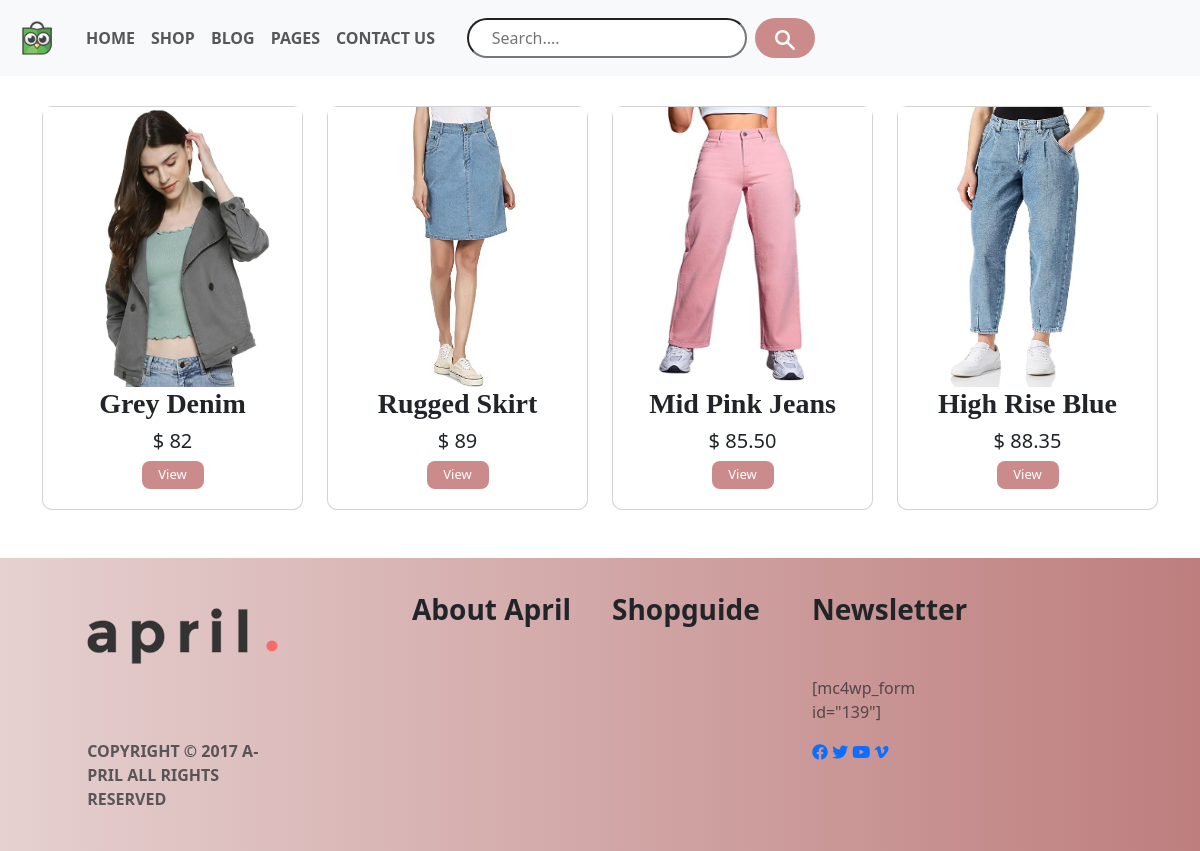
The app's page /subcat/JEANS with its own data.
### app/models.py (models this page shows)
class SubModel(models.Model):
    category=models.TextField(null=True)
    imgg=models.ImageField(upload_to="images",blank=True,null=True)
    prodname=models.TextField()
    prodprice=models.TextField()
    imgone=models.ImageField(upload_to="images",blank=True,null=True)
    imgtwo=models.ImageField(upload_to="images",blank=True,null=True)
    desc=models.TextField(null=True)

### app/views.py (the view)
# urls.py: path('subcat/<str:category>',views.subcat,name='subcat'),
def subcat(request,category):
    subdata=SubModel.objects.filter(category=category)
    print("hi")
    return render(request,"subcat.html",{"subdata":subdata})

### app/templates/subcat.html (shortened to what this page needs)
<!DOCTYPE html>
{% load static %}
<html lang="en">
<head>
    <link href="https://cdn.jsdelivr.net/npm/bootstrap@5.3.3/dist/css/bootstrap.min.css" rel="stylesheet">
    <link rel="stylesheet" href="https://cdnjs.cloudflare.com/ajax/libs/font-awesome/6.0.0-beta3/css/all.min.css">
</head>
<body>
    <nav class="navbar navbar-expand-sm bg-light fixed-top ">
        <div class="container-fluid">
            <a class="navbar-brand" href="#">
                <img src="{% static 'images/shoppy.png' %}" alt="Logo" style="width:50px; height: 50px;" >
              </a>
          <ul class="navbar-nav">
            <li class="nav-item">
              <a class="nav-link" href="{% url 'homee' %}"><b>HOME</b></a>
            </li>
            <li class="nav-item">
              <a class="nav-link" href="{% url 'display' %}"><b>SHOP</b></a>
            </li>
            <li class="nav-item">
              <a class="nav-link" href="#"><b>BLOG</b></a>
            </li>
            <li class="nav-item">
                <a class="nav-link" href="#"><b>PAGES</b></a>
              </li>
            <li class="nav-item">
                <a class="nav-link" href="#"><b>CONTACT&nbsp;US</b></a>
              </li>
          </ul>
        </div>
          <div class="container" >
            <input  class=" me-2" type="text" placeholder="     Search...." style="border-radius: 20px; height: 40px; width: 280px;" >
            <button class="btn " type="button" style="margin-right: 400px; height: 40px; border-radius: 20px; width: 60px; background-color: rgb(204, 139, 139); "> <img src="{% static 'images/searchicon.png' %}" alt="no" style="width:20px; height: 20px;" > </button>
          </div>
      </nav>
      <br><br>
    <div class="container mt-5">
        <div class="row">
            {% for i in subdata %}
            <div class="col-3">
              <div class="card" style="margin-top: 10px; border-radius: 10px;">
            {% if i.imgg %}
            <img src="{{i.imgg.url}}" alt="no" width="100%" height="280px">
            {% else %}
               No Img
               {%endif%}
               <div>
                <center><h3 style="font-family: font-awesome;"><b>{{i.prodname}}</b></h3></center>
            <center><h5>$ {{i.prodprice}}</h5></center>
            <center><button style="height: 28px;font-size: small;border-radius: 8px;border: none; background-color: rgb(204,139,139);width: 62px;margin-bottom: 20px;"><a style="text-decoration: none; color:white;" href="{% url 'detaildsply' i.id %}">View</a></button></center>
          </div>
          </div>
            </div>
            {%endfor%}
        </div>
    </div>
<div class="container-fluid  mt-5" style="background-image: linear-gradient(to right,rgb(230, 208, 208) , rgb(190, 126, 126));">
    <div class="row">
      <div class="col-4">
      <img src="{% static 'images/aprillogo.png' %}" alt="no" style="margin-left: 20%; margin-top: 50px;">
      <br>
      <p style="margin-left: 20%; margin-top: 20%; opacity: 0.7;"><b>COPYRIGHT © 2017 A- <br >PRIL ALL RIGHTS <br> RESERVED</b></p> <br>
      </div>
      <div class="col-2">
         <h3 style="margin-top: 20%;"><b>About April</b></h3>
      </div>
      <div class="col-2">
        <h3 style="margin-top: 20%;"><b>Shopguide</b></h3>
     </div>
     <div class="col-2">
      <h3 style="margin-top: 20%;"><b>Newsletter</b></h3>
      <br>
      <p style="margin-top: 10%; opacity: 0.7;">[mc4wp_form id="139"]</p>
      <a href="#" ><i class="fa-brands fa-facebook"></i></a>
      <a href="#"><i class="fa-brands fa-twitter"></i></a>
      <a href="#"><i class="fa-brands fa-youtube"></i></a>
      <a href="#"><i class="fa-brands fa-vimeo-v"></i></a>
   </div>
    </div>
  </div>
</body>
</html>

### records on screen
SubModel: imgg (picture), prodname "Grey Denim", prodprice "82"
SubModel: imgg (picture), prodname "Rugged Skirt", prodprice "89"
SubModel: imgg (picture), prodname "Mid Pink Jeans", prodprice "85.50"
SubModel: imgg (picture), prodname "High Rise Blue", prodprice "88.35"
